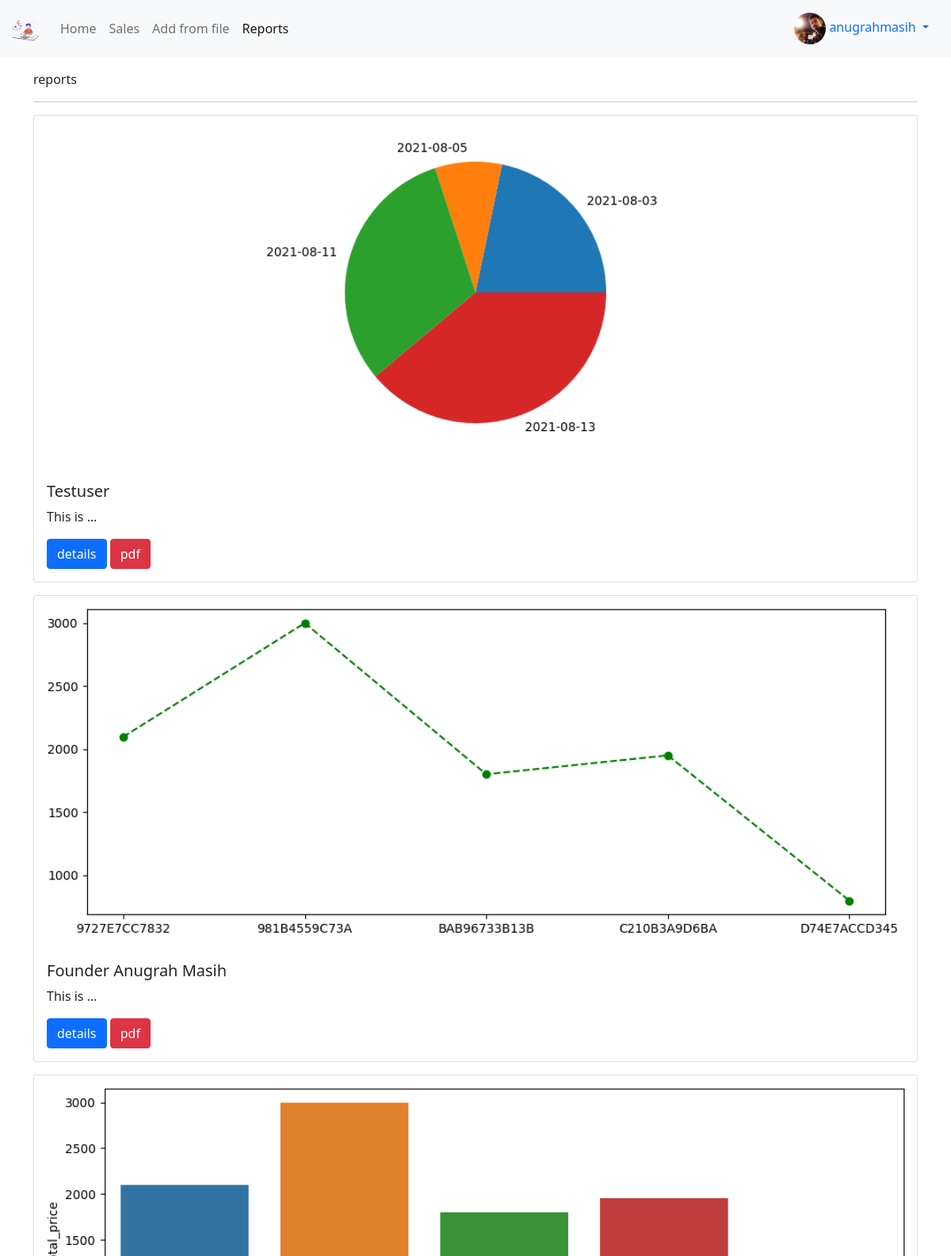
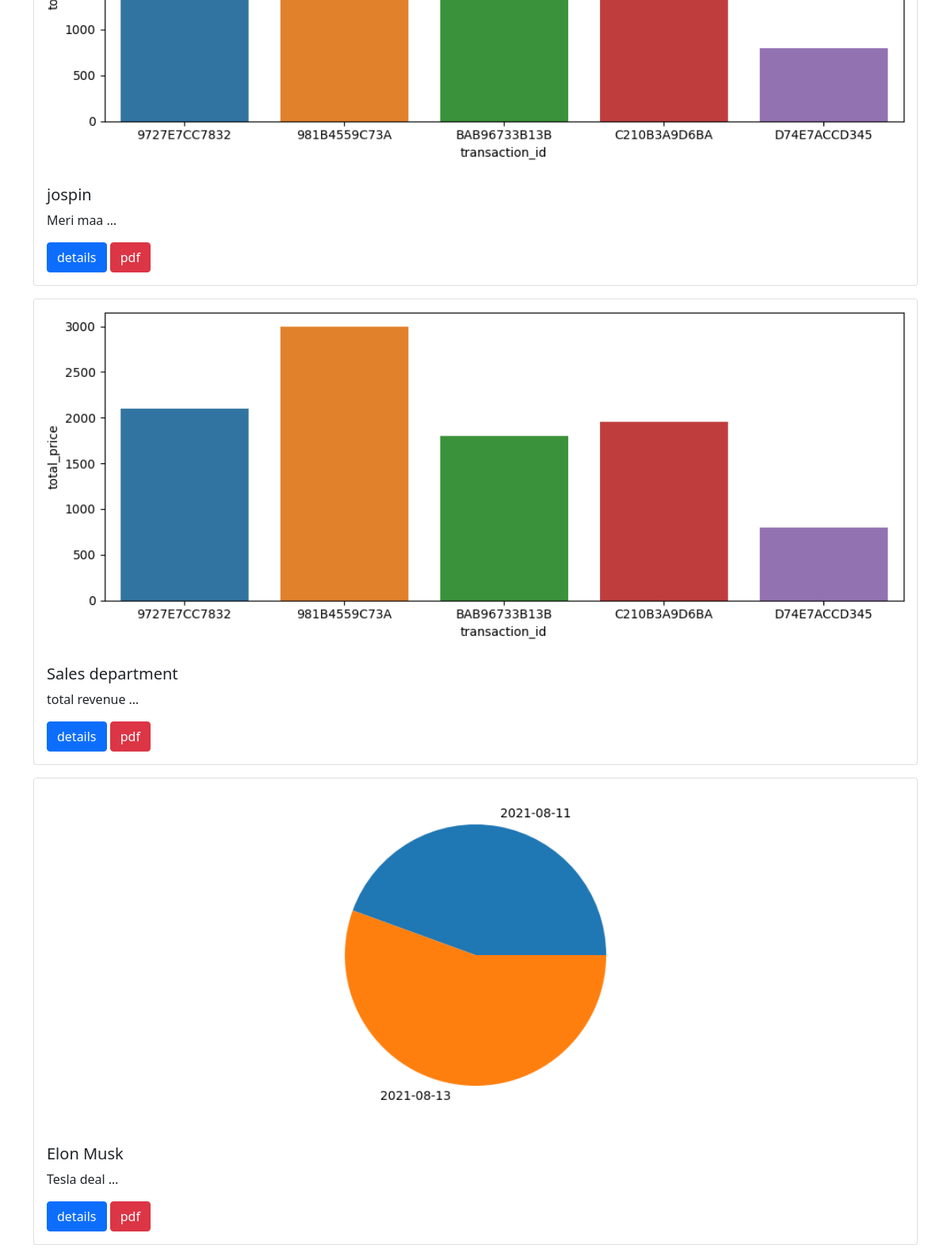
The app's page /reports/ (signed in, upper part) with its own data (2 pictures, top to bottom).
### profiles/models.py (models this page shows, shortened)
class Profile(models.Model):
    user = models.OneToOneField(User, on_delete=models.CASCADE) #here oneToone helps to create only 1 profile per user
    bio = models.TextField(default="no bio...")
    avatar = models.ImageField(upload_to='avatars', default='no_picture.png')
    created = models.DateTimeField(auto_now_add=True)
    updated = models.DateTimeField(auto_now=True)

### reports/models.py (models this page shows, shortened)
class Report(models.Model):
    name = models.CharField(max_length=120)
    image = models.ImageField(upload_to='reports', blank=True)
    remarks = models.TextField()
    author = models.ForeignKey(Profile, on_delete=models.CASCADE)
    created = models.DateTimeField(auto_now_add=True)
    updated = models.DateTimeField(auto_now=True)
    def get_absolute_url(self):
        return reverse('reports:detail', kwargs={'pk': self.pk})
    class Meta:
        ordering = ('-created',)

### reports/views.py (the view)
# urls.py: path('', ReportListView.as_view(), name='main'),
class ReportListView(LoginRequiredMixin, ListView):
    model = Report
    template_name = 'reports/main.html'

### reports/templates/reports/main.html (shortened to what this page needs)
{% extends "base.html" %}
{% block content %}
reports
<hr>
{% for obj in object_list %}
<div class="card mb-3">
  {% if obj.image %}
  <img src="{{obj.image.url}}" class="card-img-top" alt="{{obj.name}}">
  {% endif %}
  <div class="card-body">
    <h5 class="card-title">{{obj.name}}</h5>
    <p class="card-text">{{obj.remarks|truncatewords:2}}</p>
    <a href="{{obj.get_absolute_url}}" class="btn btn-primary">details</a>
    <a href="{% url 'reports:pdf' obj.pk %}" class="btn btn-danger">pdf</a>
  </div>
</div>
{% endfor %}
{% endblock content %}

### templates/base.html (shortened to what this page needs)
{% load static %}
<!DOCTYPE html>
<html lang="en">
<head>
    <link href="https://cdn.jsdelivr.net/npm/bootstrap@5.0.0-beta2/dist/css/bootstrap.min.css" rel="stylesheet">
    <link rel="stylesheet" href="{% static 'style.css' %}">
</head>
<body>
{% include 'navbar.html' %}
<div class="container mt-3 mb-3">
    {% block content %}
    {% endblock content %}
</div>
</body>
</html>

### templates/navbar.html (shortened to what this page needs)
{% load static %}
{% url 'sales:home' as path_to_home %}
{% url 'sales:list' as path_to_sales %}
{% url 'reports:from-file' as path_to_from_file %}
{% url 'reports:main' as path_to_reports %}
<nav class="navbar navbar-expand-lg navbar-light bg-light">
    <div class="container-fluid">
        <a class="navbar-brand" href=""><img src="{% static 'logo.png' %}" class="logo-sm"></a>
        <div class="collapse navbar-collapse" id="navbarNav">
            <ul class="navbar-nav">
                <li class="nav-item">
                    <a class="nav-link {% if request.path == path_to_home%}active{% endif %}" href="{{path_to_home}}">Home</a>
                </li>
                <li class="nav-item">
                    <a class="nav-link {% if request.path == path_to_sales%}active{% endif %}" href="{{path_to_sales}}">Sales</a>
                </li>
                <li class="nav-item">
                    <a class="nav-link {% if request.path == path_to_from_file%}active{% endif %}" href="{{path_to_from_file}}">Add from file</a>
                </li>
                <li class="nav-item">
                    <a class="nav-link {% if request.path == path_to_reports%}active{% endif %}" href="{{path_to_reports}}">Reports</a>
                </li>
            </ul>
        </div>
        {% if request.user.is_authenticated %}
        <div class="nav-item dropdown">
            <div class="nav-link dropdown-toggle" id="navbarDropdownMenuLink" role="button" data-bs-toggle="dropdown" aria-expanded="false">
                <img src="{{request.user.profile.avatar.url}}" class="avatar-sm">&nbsp;{{request.user}}
            </div>
        </div>
        {% endif %}
    </div>
</nav>

### static/style.css (style rules this page uses)
.avatar-sm { height: 40px; width:40px; border-radius:50%; }
.logo-sm { height:30px; width:auto; }

### records on screen
Report: image (picture), name "Testuser", remarks "This is …"
Report: image (picture), name "Founder Anugrah Masih", remarks "This is …"
Report: image (picture), name "jospin", remarks "Meri maa …"
Report: image (picture), name "Sales department", remarks "total revenue …"
Report: image (picture), name "Elon Musk", remarks "Tesla deal …"

### other values on screen
{{ request.user }} "anugrahmasih"
